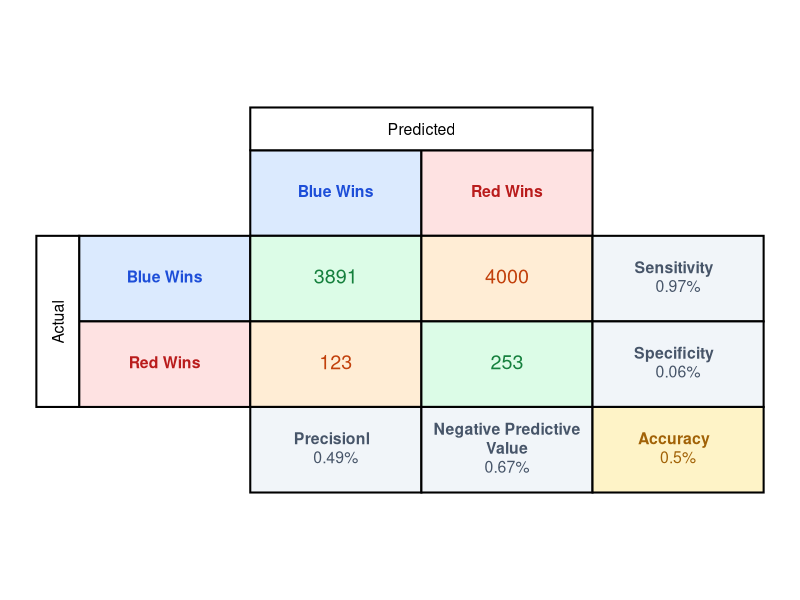

The R script that drew this image:
# ------------- Zdefiniuj parametry -----------------
# TP - True Positive,   FN - False Negative,
# TN - True Negative,   FP - False Positive,
# name - nazwa bez rozszerzenia
draw_confusion_matrix <- function(TP, FN, TN, FP, name){
  library(ggplot2)
  library(dplyr)
  library(ggtext)
  
  # ============================================================
  # PARAMETRY ROZMIARÓW - EDYTUJ TUTAJ
  # ============================================================
  
  # Szerokości kolumn
  col_width_top_header <- 0.25   # Kolumna 1 (lewa scalona)
  col_width_normal <- 1     # Kolumny 2-5 (zwykłe)
  
  # Wysokości wierszy
  row_height_top_header <- 0.25  # Wiersz 1 (górny scalony)
  row_height_normal <- 0.5    # Wiersze 2-5 (zwykłe)
  
  # ============================================================
  # PARAMETRY PROCENTOWE
  # ============================================================
  precision <- round(TP/(TP + FP), 2)
  negative_pred_val <- round(TN/(TN + FN), 2)
  sensitivity <- round(TP/(TP + FN), 2)
  specificity <- round(TN/(TN + FP), 2)
  accuracy <- round((TP + TN)/(TP + TN + FP + FN), 2)
  
  # ============================================================
  # OBLICZANIE POZYCJI NA PODSTAWIE ROZMIARÓW (POPRAWIONE)
  # ============================================================
  
  # Szerokości i wysokości dla każdej kolumny/wiersza
  col_widths <- c(col_width_top_header, col_width_normal, col_width_normal, col_width_normal, col_width_normal)
  row_heights <- c(row_height_top_header, row_height_normal, row_height_normal, row_height_normal, row_height_normal)
  
  # Krawędzie kolumn (kumulatywne)
  x_edges <- cumsum(c(0, col_widths))
  total_width <- sum(col_widths)
  
  # Środki kolumn
  x_positions <- x_edges[1:5] + col_widths / 2
  
  # Krawędzie wierszy od góry (kumulatywne)
  y_edges_from_top <- cumsum(c(0, row_heights))
  total_height <- sum(row_heights)
  
  # Środki wierszy (odwrócone, żeby wiersz 1 był na górze)
  y_positions <- total_height - (y_edges_from_top[1:5] + row_heights / 2)
  
  # ============================================================
  # SIATKA KOMÓREK
  # ============================================================
  
  cells <- expand.grid(col = 1:5, row = 1:5) |>
    mutate(
      x = x_positions[col],
      y = y_positions[row],
      w = col_widths[col],
      h = row_heights[row]
    )
  
  # Komórki do usunięcia
  missing_cells <- data.frame(
    row = c(1, 1, 1, 1, 1, 2, 3, 4, 5, 2, 2, 5),
    col = c(1, 2, 3, 4, 5, 1, 1, 1, 1, 2, 5, 2)
  )
  
  # Tekst i style
  cells <- cells |>
    mutate(
      label = case_when(
        row == 2 & col == 3 ~ "**Blue Wins**",
        row == 2 & col == 4 ~ "**Red Wins**",
        row == 3 & col == 2 ~ "**Blue Wins**",
        row == 4 & col == 2 ~ "**Red Wins**",
        
        row == 3 & col == 3 ~ paste0("", TP),
        row == 3 & col == 4 ~ paste0("", FP),
        row == 4 & col == 3 ~ paste0("", FN),
        row == 4 & col == 4 ~ paste0("", TN),
        
        row == 5 & col == 3 ~ paste0("**Precisionl** <br>", precision, "%"),
        row == 5 & col == 4 ~ paste0("**Negative Predictive<br>Value**<br>", negative_pred_val, "%"),
        row == 3 & col == 5 ~ paste0("**Sensitivity** <br>", sensitivity, "%"),
        row == 4 & col == 5 ~ paste0("**Specificity** <br>", specificity, "%"),
        row == 5 & col == 5 ~ paste0("**Accuracy** <br>", accuracy, "%"),
        
        TRUE ~ ""
      ),
      
      # ------------------ TŁO KOMÓREK ------------------
      fill = case_when(
        # 1. Nagłówki klas (kolory marki Blue/Red)
        # Nagłówek "Blue Wins" w kolumnie predykcji (wiersz 2, kol 3)
        # oraz w wierszu actual (wiersz 3, kol 2) - dostosuj do swojej struktury!
        (row == 2 & col == 3) | (row == 3 & col == 2) ~ "#dbeafe", # Blue Wins nagłówki
        (row == 2 & col == 4) | (row == 4 & col == 2) ~ "#fee2e2", # Red Wins nagłówki
        
        # 2. Główne wyróżnienie: Accuracy
        row == 5 & col == 5 ~ "#fef3c7", # Złoty
        
        # 3. Trafienia - poprawne predykcje (główna przekątna)
        (row == 3 & col == 3) | (row == 4 & col == 4) ~ "#dcfce7", # Jasny zielony
        
        # 4. Błędy - niepoprawne predykcje (poza przekątną)
        (row == 3 & col == 4) | (row == 4 & col == 3) ~ "#ffedd5", # Jasny pomarańczowy
        
        # 5. Pozostałe metryki (Sensitivity, Specificity, Precision, NPV)
        row == 5 | col == 5 ~ "#f1f5f9", # Jasny slate
        
        # Reszta (puste komórki, nagłówki "Predicted"/"Actual")
        TRUE ~ "white"
      ),
      
      # ------------------ KOLOR TEKSTU ------------------
      text_color = case_when(
        # 1. Nagłówki klas
        (row == 2 & col == 3) | (row == 3 & col == 2) ~ "#1d4ed8", # Blue Wins tekst
        (row == 2 & col == 4) | (row == 4 & col == 2) ~ "#b91c1c", # Red Wins tekst
        
        # 2. Accuracy
        row == 5 & col == 5 ~ "#a16207", # Ciemny złoty
        
        # 3. Trafienia
        (row == 3 & col == 3) | (row == 4 & col == 4) ~ "#15803d", # Ciemny zielony
        
        # 4. Błędy
        (row == 3 & col == 4) | (row == 4 & col == 3) ~ "#c2410c", # Ciemny pomarańczowy
        
        # 5. Pozostałe metryki
        row == 5 | col == 5 ~ "#475569", # Ciemny slate
        
        # Reszta
        TRUE ~ "black"
      ),
      
      fontface = case_when(
        row %in% 3:4 & col %in% 3:4 ~ "bold",
        TRUE ~ "plain"
      ),
      
      font_size = case_when(
        row %in% 3:4 & col %in% 3:4 ~ 5,
        TRUE ~ 4
      )
    )
  
  cells_to_draw <- anti_join(cells, missing_cells, by = c("row", "col"))
  
  # ============================================================
  # SCALONE KOMÓRKI 
  # ============================================================
  
  merged_cells <- data.frame(
    # Top Header: kolumny 3-4, wiersz 1
    x = c(
      (x_positions[3] + x_positions[4]) / 2,    # Środek między kol 3 i 4
      x_positions[1]                            # Kolumna 1
    ),
    y = c(
      y_positions[1],                          # Wiersz 1
      (y_positions[3] + y_positions[4]) / 2    # Środek między wierszem 3 i 4
    ),
    w = c(
      col_width_normal * 2,                     # Szerokość = 2 kolumny
      col_width_top_header                      # Szerokość = 1 kolumna header
    ),
    h = c(
      row_height_top_header,                    # Wysokość = 1 wiersz header
      row_height_normal * 2                     # Wysokość = 2 wiersze
    ),
    label      = c("Predicted", "Actual"),
    fill       = c("white", "white"),
    text_color = c("black", "black"),
    fontface   = c("plain", "plain"),
    angle      = c(0, 90)
  )
  
  # ============================================================
  # RYSOWANIE
  # ============================================================
  
  p <- ggplot() +
    # Zwykłe komórki
    
    geom_tile(
      data = cells_to_draw,
      aes(x = x, y = y, width = w, height = h, fill = fill),
      color = "black", linewidth = 0.7
    ) +
    # Scalone komórki
    geom_tile(
      data = merged_cells,
      aes(x = x, y = y, width = w, height = h, fill = fill),
      color = "black", linewidth = 0.7
    ) +
    scale_fill_identity() +
    
    # Tekst dla zwykłych komórek
    geom_richtext(
      data = cells_to_draw,
      aes(x = x, y = y, label = label, color = text_color, size = font_size),
      fill = NA,           # Bez tła
      label.color = NA     # Bez ramki wokół tekstu
    ) +
    scale_size_identity() +
    # Tekst dla scalonych komórek
    geom_text(
      data = merged_cells,
      aes(x = x, y = y, label = label, color = text_color, fontface = fontface, angle = angle),
      size = 4, lineheight = 1.1
    ) +
    scale_color_identity() +
    
    coord_fixed() +
    xlim(0, total_width) +
    ylim(0, total_height) +
    theme_void()
  
  # Zapis
  ggsave(paste0("./Plots/confusion_matrixes/",name,".png"), p, width = 10, height = 10, dpi = 300, bg = "transparent")
}

draw_confusion_matrix(3891, 123, 253, 4000, "custom_table")
